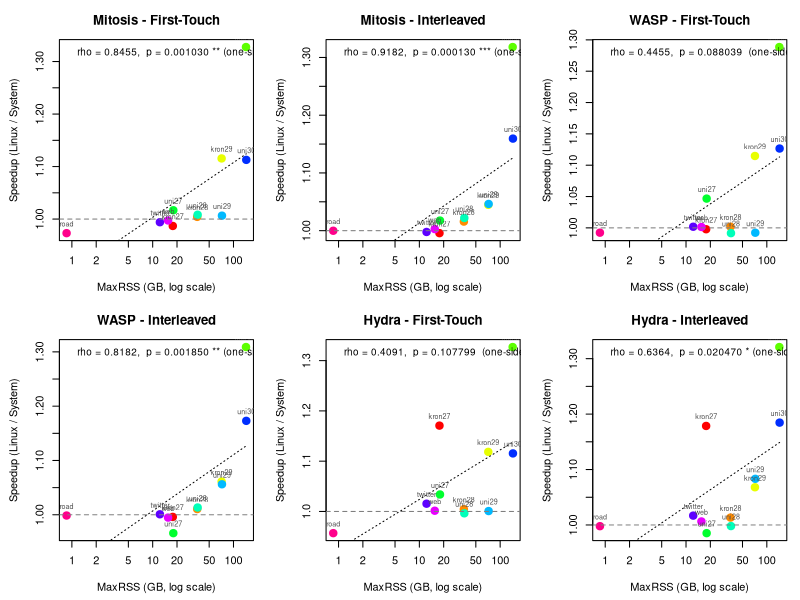

Write the R code that produced this figure.
###############################################################################
### CC_SV: Does speedup over Linux depend on working-set size (maxRSS)?   ###
###   Permutation test on Spearman correlation, per system × policy       ###
###   ONE-SIDED test: H1: rho > 0 (larger RSS → more speedup)            ###
###############################################################################

# =============================================================================
# 1. MaxRSS for CC_SV (GB), per graph
# =============================================================================

maxrss <- c(
  kron27 = 17.74, kron28 = 35.56, kron29 = 71.28, kron30 = 142.84,
  uni27  = 18.00, uni28  = 36.00, uni29  = 72.00, uni30  = 143.98,
  twitter = 12.28, web = 15.51, road = 0.86
)

# =============================================================================
# 2. Runtime data (5 trials per configuration) — from cc_sv.R
# =============================================================================

rt <- list(
  # --- LINUX First-Touch ---
  linux_ft_kron27  = c(5.25484, 5.26032, 5.28091, 5.26657, 5.27103),
  linux_ft_kron28  = c(9.66535, 9.68412, 9.62954, 9.68620, 9.70048),
  linux_ft_kron29  = c(21.36107, 21.37305, 21.41995, 21.46194, 21.34614),
  linux_ft_kron30  = c(51.07288, 51.12533, 51.93556, 50.69916, 50.74301),
  linux_ft_uni27   = c(6.28895, 6.68920, 6.67710, 6.74859, 6.71957),
  linux_ft_uni28   = c(12.19214, 12.33447, 12.42295, 12.54301, 12.56131),
  linux_ft_uni29   = c(24.08220, 24.11816, 24.21038, 24.20223, 24.24678),
  linux_ft_uni30   = c(48.84104, 49.08338, 49.17349, 48.82028, 48.99220),
  linux_ft_twitter = c(3.50382, 3.48879, 3.51651, 3.51070, 3.51832),
  linux_ft_web     = c(0.70499, 0.70360, 0.70398, 0.70382, 0.70357),
  linux_ft_road    = c(0.06002, 0.06056, 0.06124, 0.05944, 0.06057),
  
  # --- LINUX Interleaved ---
  linux_il_kron27  = c(4.93441, 4.92587, 4.92297, 4.92864, 4.91815),
  linux_il_kron28  = c(9.23494, 9.28035, 9.24255, 9.28068, 9.29464),
  linux_il_kron29  = c(19.47225, 19.49401, 19.52732, 19.48812, 19.48009),
  linux_il_kron30  = c(51.73405, 51.86121, 51.89680, 51.77142, 51.95272),
  linux_il_uni27   = c(5.28040, 5.19274, 5.18627, 5.22500, 5.25201),
  linux_il_uni28   = c(10.05837, 10.00358, 10.08839, 10.06971, 10.10126),
  linux_il_uni29   = c(20.96328, 21.01192, 21.07239, 20.89253, 20.93381),
  linux_il_uni30   = c(45.38459, 45.73710, 45.50109, 45.69392, 45.76469),
  linux_il_twitter = c(3.59982, 3.57544, 3.58353, 3.54719, 3.55030),
  linux_il_web     = c(0.38643, 0.39050, 0.39284, 0.38911, 0.38891),
  linux_il_road    = c(0.05414, 0.05483, 0.05340, 0.05492, 0.05413),
  
  # --- MITOSIS Replicated ---
  mitosis_ft_kron27  = c(5.32927, 5.32670, 5.33916, 5.35210, 5.33593),
  mitosis_ft_kron28  = c(9.65998, 9.62766, 9.60069, 9.62837, 9.64665),
  mitosis_ft_kron29  = c(19.22859, 19.20115, 19.14699, 19.15355, 19.15803),
  mitosis_ft_kron30  = c(38.35697, 38.44493, 38.36576, 38.50652, 38.83380),
  mitosis_ft_uni27   = c(6.33470, 6.53826, 6.55095, 6.56969, 6.58279),
  mitosis_ft_uni28   = c(12.28736, 12.29017, 12.28888, 12.35406, 12.32418),
  mitosis_ft_uni29   = c(24.01963, 23.99558, 23.99474, 24.00844, 24.06025),
  mitosis_ft_uni30   = c(44.21888, 44.00983, 43.99888, 43.87973, 43.98086),
  mitosis_ft_twitter = c(3.51010, 3.54679, 3.53780, 3.53888, 3.50956),
  mitosis_ft_web     = c(0.70518, 0.70532, 0.70498, 0.70649, 0.70744),
  mitosis_ft_road    = c(0.06135, 0.06211, 0.06202, 0.06173, 0.06293),
  
  # --- MITOSIS Replicated+Interleaved ---
  mitosis_il_kron27  = c(4.96331, 4.96929, 4.93380, 4.93207, 4.93797),
  mitosis_il_kron28  = c(9.11478, 9.12970, 9.13596, 9.13547, 9.09965),
  mitosis_il_kron29  = c(18.66971, 18.62110, 18.66530, 18.63940, 18.69707),
  mitosis_il_kron30  = c(39.32392, 39.33262, 39.37635, 39.32107, 39.31315),
  mitosis_il_uni27   = c(5.13578, 5.11402, 5.12234, 5.13151, 5.18294),
  mitosis_il_uni28   = c(9.83580, 9.84009, 9.84658, 9.86791, 9.84942),
  mitosis_il_uni29   = c(19.85316, 20.02597, 20.11907, 20.10913, 20.12806),
  mitosis_il_uni30   = c(39.36505, 39.32781, 39.32152, 39.32529, 39.37414),
  mitosis_il_twitter = c(3.60069, 3.59348, 3.56167, 3.56556, 3.57514),
  mitosis_il_web     = c(0.38792, 0.38802, 0.38783, 0.39038, 0.38837),
  mitosis_il_road    = c(0.05322, 0.05442, 0.05393, 0.05354, 0.05635),
  
  # --- WASP First-Touch ---
  wasp_ft_kron27  = c(5.24487, 5.29025, 5.28476, 5.28375, 5.28700),
  wasp_ft_kron28  = c(9.67273, 9.65359, 9.65075, 9.62588, 9.67058),
  wasp_ft_kron29  = c(19.19147, 19.21619, 19.15130, 19.20645, 19.18890),
  wasp_ft_kron30  = c(40.30071, 39.49725, 39.46534, 39.69362, 39.38787),
  wasp_ft_uni27   = c(6.20150, 6.27181, 6.31631, 6.38845, 6.46691),
  wasp_ft_uni28   = c(12.37133, 12.64887, 12.49645, 12.51744, 12.54634),
  wasp_ft_uni29   = c(24.20154, 24.30787, 24.45964, 24.47068, 24.36437),
  wasp_ft_uni30   = c(44.43909, 43.14892, 43.39943, 43.16789, 43.23215),
  wasp_ft_twitter = c(3.49794, 3.51806, 3.49035, 3.50746, 3.49254),
  wasp_ft_web     = c(0.70263, 0.70113, 0.70170, 0.70125, 0.70825),
  wasp_ft_road    = c(0.05976, 0.06149, 0.06060, 0.06031, 0.06200),
  
  # --- WASP Interleaved ---
  wasp_il_kron27  = c(4.95242, 4.93969, 4.92518, 4.98378, 4.92604),
  wasp_il_kron28  = c(9.15927, 9.16503, 9.17403, 9.19621, 9.15616),
  wasp_il_kron29  = c(18.61356, 18.28532, 18.35296, 18.30987, 18.28173),
  wasp_il_kron30  = c(40.40808, 39.41689, 39.24146, 39.41304, 39.56242),
  wasp_il_uni27   = c(5.38389, 5.26754, 5.44832, 5.46658, 5.48619),
  wasp_il_uni28   = c(10.03319, 9.87219, 9.89053, 9.92695, 9.93253),
  wasp_il_uni29   = c(20.35081, 19.70221, 19.86567, 19.72701, 19.65318),
  wasp_il_uni30   = c(39.49509, 38.52351, 39.00984, 38.55478, 38.86414),
  wasp_il_twitter = c(3.58606, 3.57410, 3.55183, 3.56409, 3.56470),
  wasp_il_web     = c(0.39082, 0.38840, 0.38954, 0.38795, 0.40130),
  wasp_il_road    = c(0.05333, 0.05519, 0.05402, 0.05419, 0.05507),
  
  # --- HYDRA Replicated (repl_order_9) ---
  hydra_ft_kron27  = c(4.50426, 4.47571, 4.50305, 4.51011, 4.50043),
  hydra_ft_kron28  = c(9.63287, 9.65094, 9.64767, 9.60098, 9.61790),
  hydra_ft_kron29  = c(19.11479, 19.22337, 19.08240, 19.09946, 19.11066),
  hydra_ft_kron30  = c(38.50780, 38.47436, 38.52977, 38.57468, 38.50830),
  hydra_ft_uni27   = c(6.31090, 6.25959, 6.40793, 6.48870, 6.57451),
  hydra_ft_uni28   = c(12.42254, 12.38289, 12.43202, 12.50828, 12.54017),
  hydra_ft_uni29   = c(24.17071, 24.14613, 24.09560, 24.15431, 24.19881),
  hydra_ft_uni30   = c(43.67589, 44.14764, 43.60100, 44.07743, 44.06376),
  hydra_ft_twitter = c(3.43534, 3.45646, 3.44897, 3.45290, 3.47831),
  hydra_ft_web     = c(0.70135, 0.70419, 0.70359, 0.70181, 0.70403),
  hydra_ft_road    = c(0.06194, 0.06338, 0.06473, 0.06224, 0.06316),
  
  # --- HYDRA Replicated+Interleaved (repl_order_9) ---
  hydra_il_kron27  = c(4.22922, 4.16219, 4.17206, 4.16953, 4.16445),
  hydra_il_kron28  = c(9.13263, 9.14077, 9.15380, 9.14465, 9.15070),
  hydra_il_kron29  = c(18.23685, 18.24263, 18.27915, 18.23570, 18.25752),
  hydra_il_kron30  = c(39.15965, 39.30615, 39.35078, 39.24755, 39.17100),
  hydra_il_uni27   = c(5.45858, 5.37068, 5.26221, 5.20225, 5.23410),
  hydra_il_uni28   = c(10.05013, 10.03508, 10.02906, 10.09155, 10.21619),
  hydra_il_uni29   = c(19.38677, 19.36953, 19.34873, 19.35816, 19.35200),
  hydra_il_uni30   = c(38.82365, 38.38094, 38.48954, 38.42631, 38.41695),
  hydra_il_twitter = c(3.54399, 3.49015, 3.51798, 3.49149, 3.51643),
  hydra_il_web     = c(0.38741, 0.38673, 0.38698, 0.38745, 0.38694),
  hydra_il_road    = c(0.05334, 0.05560, 0.05378, 0.05494, 0.05435)
)

# =============================================================================
# 3. Permutation test on Spearman rho
#    H0: rho <= 0 (no positive association)
#    H1: rho > 0  (larger RSS → more speedup)
#    One-sided test (greater)
# =============================================================================

perm_cor_test <- function(x, y, n_perm = 100000) {
  n <- length(x)
  obs_rho <- cor(x, y, method = "spearman")
  count <- 0
  for (i in seq_len(n_perm)) {
    perm_rho <- cor(sample(x), y, method = "spearman")
    if (perm_rho >= obs_rho) count <- count + 1
  }
  list(rho = obs_rho, p = (count + 1) / (n_perm + 1), n = n)
}

# Helper: format p-value with full precision (scientific notation for small values)
fmt_p <- function(p) {
  ifelse(p < 1e-4, sprintf("%.4e", p), sprintf("%.6f", p))
}

# =============================================================================
# 4. Compute per-graph mean speedup, then test correlation with maxRSS
# =============================================================================

graphs   <- c("kron27","kron28","kron29","kron30",
              "uni27","uni28","uni29","uni30",
              "twitter","web","road")
policies <- c("ft", "il")
pol_lab  <- c(ft = "First-Touch", il = "Interleaved")
systems  <- c("mitosis", "wasp", "hydra")
sys_lab  <- c(mitosis = "Mitosis", wasp = "WASP", hydra = "Hydra")

set.seed(42)
results <- data.frame()
plot_data <- data.frame()

for (sys in systems) {
  for (pol in policies) {
    speedups <- numeric(length(graphs))
    rss_vals <- numeric(length(graphs))
    
    for (i in seq_along(graphs)) {
      g <- graphs[i]
      lk <- paste0("linux_", pol, "_", g)
      sk <- paste0(sys, "_", pol, "_", g)
      # Mean speedup = mean(linux) / mean(system)
      speedups[i] <- mean(rt[[lk]]) / mean(rt[[sk]])
      rss_vals[i] <- maxrss[g]
    }
    
    # Permutation test
    res <- perm_cor_test(rss_vals, speedups)
    
    results <- rbind(results, data.frame(
      System  = sys_lab[sys],
      Policy  = pol_lab[pol],
      Rho     = round(res$rho, 4),
      p_value = res$p,
      p_display = fmt_p(res$p),
      Sig     = ifelse(res$p < 0.001, "***",
                       ifelse(res$p < 0.01,  "**",
                              ifelse(res$p < 0.05,  "*", ""))),
      stringsAsFactors = FALSE
    ))
    
    # Collect for plotting
    for (i in seq_along(graphs)) {
      plot_data <- rbind(plot_data, data.frame(
        System  = sys_lab[sys],
        Policy  = pol_lab[pol],
        Graph   = graphs[i],
        MaxRSS  = rss_vals[i],
        Speedup = speedups[i],
        stringsAsFactors = FALSE
      ))
    }
  }
}

# =============================================================================
# 5. Print results
# =============================================================================

cat("\n")
cat("======================================================================\n")
cat("  CC_SV: Spearman correlation between MaxRSS and Speedup vs Linux\n")
cat("  Permutation test (ONE-SIDED, H1: rho > 0, 100k permutations)\n")
cat("  11 graphs, mean speedup per graph\n")
cat("======================================================================\n\n")

# Print with formatted p-value column
print_results <- results[, c("System", "Policy", "Rho", "p_display", "Sig")]
colnames(print_results)[4] <- "p_value"
print(print_results, row.names = FALSE)

cat("\nInterpretation:\n")
cat("  H1: rho > 0 → larger working sets see MORE speedup over Linux\n")
cat("  Small p → reject H0 in favour of positive association\n")
cat("  * p < 0.05  ** p < 0.01  *** p < 0.001\n")

# =============================================================================
# 5b. Detailed per-graph speedup tables for each system × policy
# =============================================================================

cat("\n")
cat("======================================================================\n")
cat("  Per-graph speedup vs MaxRSS (sorted by MaxRSS ascending)\n")
cat("======================================================================\n")

for (sys in systems) {
  for (pol in policies) {
    label <- paste(sys_lab[sys], "-", pol_lab[pol])
    cat("\n---", label, "---\n")
    cat(sprintf("  %-10s %8s %10s %12s\n",
                "Graph", "RSS(GB)", "Speedup", "% Improv."))
    
    speedups <- numeric(length(graphs))
    rss_vals <- numeric(length(graphs))
    for (i in seq_along(graphs)) {
      g <- graphs[i]
      lk <- paste0("linux_", pol, "_", g)
      sk <- paste0(sys, "_", pol, "_", g)
      speedups[i] <- mean(rt[[lk]]) / mean(rt[[sk]])
      rss_vals[i] <- maxrss[g]
    }
    
    ord <- order(rss_vals)
    for (i in ord) {
      pct <- (speedups[i] - 1) * 100
      cat(sprintf("  %-10s %8.2f %10.4f %+11.2f%%\n",
                  graphs[i], rss_vals[i], speedups[i], pct))
    }
    
    # Summarise: small vs large
    small_idx <- which(rss_vals < 20)
    large_idx <- which(rss_vals >= 40)
    cat(sprintf("  >> Small graphs (RSS < 20 GB, n=%d): mean speedup = %.4f\n",
                length(small_idx), mean(speedups[small_idx])))
    cat(sprintf("  >> Large graphs (RSS >= 40 GB, n=%d): mean speedup = %.4f\n",
                length(large_idx), mean(speedups[large_idx])))
  }
}

# =============================================================================
# 5c. Overall summary across all systems
# =============================================================================

cat("\n")
cat("======================================================================\n")
cat("  Summary: Average speedup by MaxRSS group across all systems\n")
cat("======================================================================\n\n")

for (pol in policies) {
  cat(sprintf("--- %s ---\n", pol_lab[pol]))
  cat(sprintf("  %-10s %12s %12s %12s\n",
              "RSS Group", "Mitosis", "WASP", "Hydra"))
  
  for (grp_label in c("Small (<20GB)", "Medium (20-80GB)", "Large (>80GB)")) {
    vals <- character(3)
    for (si in seq_along(systems)) {
      sys <- systems[si]
      speedups <- numeric(length(graphs))
      rss_vals <- numeric(length(graphs))
      for (i in seq_along(graphs)) {
        g <- graphs[i]
        lk <- paste0("linux_", pol, "_", g)
        sk <- paste0(sys, "_", pol, "_", g)
        speedups[i] <- mean(rt[[lk]]) / mean(rt[[sk]])
        rss_vals[i] <- maxrss[g]
      }
      if (grp_label == "Small (<20GB)")       idx <- which(rss_vals < 20)
      else if (grp_label == "Medium (20-80GB)") idx <- which(rss_vals >= 20 & rss_vals <= 80)
      else                                      idx <- which(rss_vals > 80)
      vals[si] <- sprintf("%.4f", mean(speedups[idx]))
    }
    cat(sprintf("  %-17s %9s %12s %12s\n", grp_label, vals[1], vals[2], vals[3]))
  }
  cat("\n")
}

cat("Interpretation guide:\n")
cat("  If speedup increases monotonically with RSS group (small < medium < large),\n")
cat("  this supports the hypothesis that the tiered-memory systems benefit more\n")
cat("  when the working set is larger (exceeding fast-tier capacity).\n")
cat("  The Spearman rho and one-sided permutation p-value above test this formally.\n")

# =============================================================================
# 6. Scatter plots (base R): Speedup vs MaxRSS, per system × policy
# =============================================================================

pdf("cc_sv_rss_speedup.pdf", width = 14, height = 10)
par(mfrow = c(2, 3), mar = c(4.5, 4.5, 3, 1))

graph_cols <- rainbow(length(graphs))
names(graph_cols) <- graphs

for (sys in systems) {
  for (pol in policies) {
    label <- paste(sys_lab[sys], "-", pol_lab[pol])
    
    # Extract subset
    idx <- plot_data$System == sys_lab[sys] & plot_data$Policy == pol_lab[pol]
    sub <- plot_data[idx, ]
    
    # Annotation from results
    ridx <- results$System == sys_lab[sys] & results$Policy == pol_lab[pol]
    rho_val <- results$Rho[ridx]
    p_str   <- results$p_display[ridx]
    sig_val <- results$Sig[ridx]
    
    plot(sub$MaxRSS, sub$Speedup,
         log = "x", pch = 19,
         col = graph_cols[sub$Graph], cex = 1.5,
         xlab = "MaxRSS (GB, log scale)",
         ylab = "Speedup (Linux / System)",
         main = label)
    abline(h = 1, lty = 2, col = "gray50")
    # Linear fit on log(RSS) for trend line
    fit <- lm(Speedup ~ log2(MaxRSS), data = sub)
    xseq <- seq(min(sub$MaxRSS), max(sub$MaxRSS), length.out = 100)
    lines(xseq, predict(fit, newdata = data.frame(MaxRSS = xseq)),
          lty = 3, col = "black")
    # Annotate with rho and p (one-sided)
    legend("topleft",
           legend = paste0("rho = ", rho_val, ",  p = ", p_str, " ", sig_val,
                           " (one-sided)"),
           bty = "n", cex = 0.9)
    # Label points
    text(sub$MaxRSS, sub$Speedup, labels = sub$Graph,
         pos = 3, cex = 0.65, col = "gray30")
  }
}

dev.off()
cat("\nSaved plot to cc_sv_rss_speedup.pdf\n")
